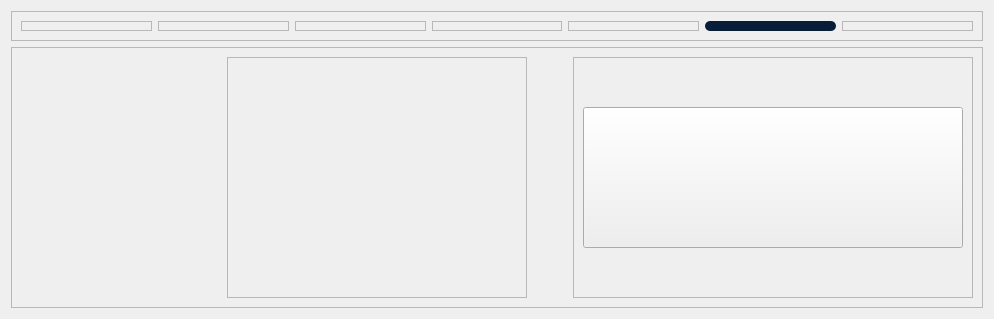
             <widget class="QWidget" name="DiscreteCDPage">
              <layout class="QVBoxLayout" name="verticalLayout_21">
               <item>
                <widget class="QFrame" name="frame_78">
                 <property name="minimumSize">
                  <size>
                   <width>0</width>
                   <height>30</height>
                  </size>
                 </property>
                 <property name="maximumSize">
                  <size>
                   <width>16777215</width>
                   <height>30</height>
                  </size>
                 </property>
                 <property name="frameShape">
                  <enum>QFrame::StyledPanel</enum>
                 </property>
                 <property name="frameShadow">
                  <enum>QFrame::Raised</enum>
                 </property>
                 <layout class="QHBoxLayout" name="horizontalLayout_17">
                  <item>
                   <widget class="QFrame" name="frame_79">
                    <property name="frameShape">
                     <enum>QFrame::StyledPanel</enum>
                    </property>
                    <property name="frameShadow">
                     <enum>QFrame::Raised</enum>
                    </property>
                   </widget>
                  </item>
                  <item>
                   <widget class="QFrame" name="frame_80">
                    <property name="frameShape">
                     <enum>QFrame::StyledPanel</enum>
                    </property>
                    <property name="frameShadow">
                     <enum>QFrame::Raised</enum>
                    </property>
                   </widget>
                  </item>
                  <item>
                   <widget class="QFrame" name="frame_82">
                    <property name="frameShape">
                     <enum>QFrame::StyledPanel</enum>
                    </property>
                    <property name="frameShadow">
                     <enum>QFrame::Raised</enum>
                    </property>
                   </widget>
                  </item>
                  <item>
                   <widget class="QFrame" name="frame_83">
                    <property name="frameShape">
                     <enum>QFrame::StyledPanel</enum>
                    </property>
                    <property name="frameShadow">
                     <enum>QFrame::Raised</enum>
                    </property>
                   </widget>
                  </item>
                  <item>
                   <widget class="QFrame" name="frame_84">
                    <property name="frameShape">
                     <enum>QFrame::StyledPanel</enum>
                    </property>
                    <property name="frameShadow">
                     <enum>QFrame::Raised</enum>
                    </property>
                   </widget>
                  </item>
                  <item>
                   <widget class="QFrame" name="frame_81">
                    <property name="styleSheet">
                     <string notr="true">background-color: rgb(8, 29, 56);
border-radius : 5px;
border: none;</string>
                    </property>
                    <property name="frameShape">
                     <enum>QFrame::StyledPanel</enum>
                    </property>
                    <property name="frameShadow">
                     <enum>QFrame::Raised</enum>
                    </property>
                   </widget>
                  </item>
                  <item>
                   <widget class="QFrame" name="frame_85">
                    <property name="frameShape">
                     <enum>QFrame::StyledPanel</enum>
                    </property>
                    <property name="frameShadow">
                     <enum>QFrame::Raised</enum>
                    </property>
                   </widget>
                  </item>
                 </layout>
                </widget>
               </item>
               <item>
                <widget class="QFrame" name="frame_73">
                 <property name="frameShape">
                  <enum>QFrame::StyledPanel</enum>
                 </property>
                 <property name="frameShadow">
                  <enum>QFrame::Raised</enum>
                 </property>
                 <layout class="QHBoxLayout" name="horizontalLayout_16">
                  <item>
                   <widget class="QFrame" name="frame_74">
                    <property name="sizePolicy">
                     <sizepolicy hsizetype="Expanding" vsizetype="Expanding">
                      <horstretch>0</horstretch>
                      <verstretch>0</verstretch>
                     </sizepolicy>
                    </property>
                    <property name="minimumSize">
                     <size>
                      <width>200</width>
                      <height>0</height>
                     </size>
                    </property>
                    <property name="styleSheet">
                     <string notr="true">image: url(:/Asset/Asset/Modul 8.png);
border: none;</string>
                    </property>
                    <property name="frameShape">
                     <enum>QFrame::StyledPanel</enum>
                    </property>
                    <property name="frameShadow">
                     <enum>QFrame::Raised</enum>
                    </property>
                   </widget>
                  </item>
                  <item>
                   <widget class="QFrame" name="frame_75">
                    <property name="minimumSize">
                     <size>
                      <width>300</width>
                      <height>0</height>
                     </size>
                    </property>
                    <property name="frameShape">
                     <enum>QFrame::StyledPanel</enum>
                    </property>
                    <property name="frameShadow">
                     <enum>QFrame::Raised</enum>
                    </property>
                    <layout class="QVBoxLayout" name="verticalLayout_19">
                     <item>
                      <widget class="QFrame" name="frame_76">
                       <property name="sizePolicy">
                        <sizepolicy hsizetype="Expanding" vsizetype="Expanding">
                         <horstretch>0</horstretch>
                         <verstretch>0</verstretch>
                        </sizepolicy>
                       </property>
                       <property name="styleSheet">
                        <string notr="true">image: url(:/Asset/Asset/Discrete.png);
border: none;</string>
                       </property>
                       <property name="frameShape">
                        <enum>QFrame::StyledPanel</enum>
                       </property>
                       <property name="frameShadow">
                        <enum>QFrame::Raised</enum>
                       </property>
                      </widget>
                     </item>
                    </layout>
                   </widget>
                  </item>
                  <item>
                   <spacer name="horizontalSpacer_6">
                    <property name="orientation">
                     <enum>Qt::Horizontal</enum>
                    </property>
                    <property name="sizeHint" stdset="0">
                     <size>
                      <width>40</width>
                      <height>20</height>
                     </size>
                    </property>
                   </spacer>
                  </item>
                  <item>
                   <widget class="QFrame" name="frame_77">
                    <property name="minimumSize">
                     <size>
                      <width>400</width>
                      <height>0</height>
                     </size>
                    </property>
                    <property name="sizeIncrement">
                     <size>
                      <width>0</width>
                      <height>0</height>
                     </size>
                    </property>
                    <property name="frameShape">
                     <enum>QFrame::StyledPanel</enum>
                    </property>
                    <property name="frameShadow">
                     <enum>QFrame::Raised</enum>
                    </property>
                    <layout class="QVBoxLayout" name="verticalLayout_20">
                     <item>
                      <spacer name="verticalSpacer_11">
                       <property name="orientation">
                        <enum>Qt::Vertical</enum>
                       </property>
                       <property name="sizeHint" stdset="0">
                        <size>
                         <width>20</width>
                         <height>40</height>
                        </size>
                       </property>
                      </spacer>
                     </item>
                     <item>
                      <widget class="QPushButton" name="RunDCOD">
                       <property name="sizePolicy">
                        <sizepolicy hsizetype="Expanding" vsizetype="Preferred">
                         <horstretch>0</horstretch>
                         <verstretch>0</verstretch>
                        </sizepolicy>
                       </property>
                       <property name="minimumSize">
                        <size>
                         <width>0</width>
                         <height>141</height>
                        </size>
                       </property>
                       <property name="cursor">
                        <cursorShape>PointingHandCursor</cursorShape>
                       </property>
                       <property name="styleSheet">
                        <string notr="true">QPushButton {
 		background-color: rgba(255, 220, 50, 255);
		border-color: rgb(255, 255, 255);
		border-radius : 2px;
		color: rgb(255, 255, 255);
		image: url(:/Asset/Asset/Run1.png);
		font-size: 40px;
		padding:7px;
		font-family: "SF Pro Display"; 
			font-weight: bold; 
    		font-style: normal;

}

/* Saat mouse hover */
QPushButton:hover {
	image: url(:/Asset/Asset/Run2.png);
    background-color: rgba(222, 191, 42, 225);
};
border: none;</string>
                       </property>
                       <property name="text">
                        <string />
                       </property>
                      </widget>
                     </item>
                     <item>
                      <spacer name="verticalSpacer_12">
                       <property name="orientation">
                        <enum>Qt::Vertical</enum>
                       </property>
                       <property name="sizeHint" stdset="0">
                        <size>
                         <width>20</width>
                         <height>40</height>
                        </size>
                       </property>
                      </spacer>
                     </item>
                    </layout>
                   </widget>
                  </item>
                 </layout>
                </widget>
               </item>
              </layout>
             </widget>
